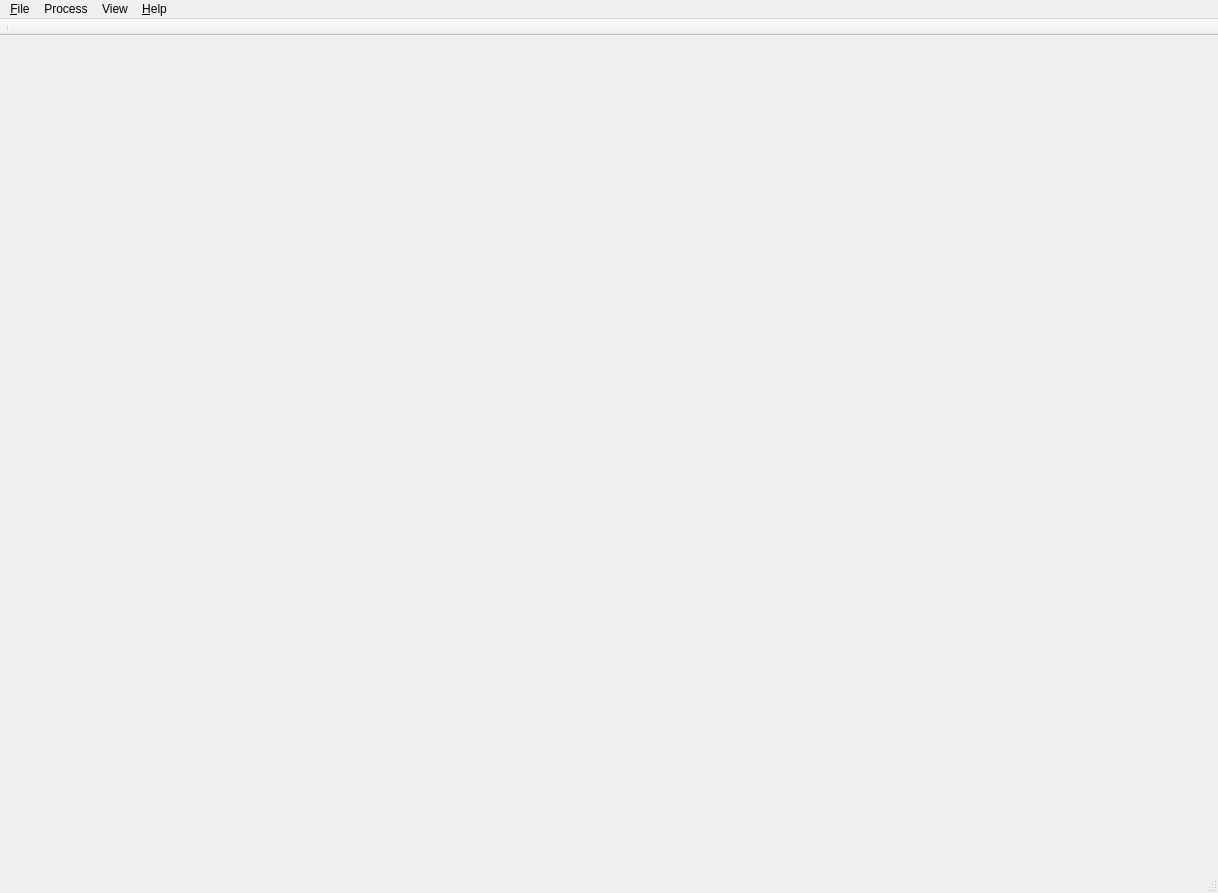
<?xml version="1.0" encoding="UTF-8"?>
<ui version="4.0">
 <class>wndMain</class>
 <widget class="QMainWindow" name="wndMain">
  <property name="geometry">
   <rect>
    <x>0</x>
    <y>0</y>
    <width>1218</width>
    <height>893</height>
   </rect>
  </property>
  <property name="windowTitle">
   <string>PAPI Calibra v.0.1</string>
  </property>
  <widget class="QWidget" name="centralwidget">
   <layout class="QVBoxLayout" name="verticalLayout_4"/>
  </widget>
  <widget class="QMenuBar" name="menubar">
   <property name="geometry">
    <rect>
     <x>0</x>
     <y>0</y>
     <width>1218</width>
     <height>28</height>
    </rect>
   </property>
   <widget class="QMenu" name="menuFile">
    <property name="title">
     <string>&amp;File</string>
    </property>
    <addaction name="separator"/>
    <addaction name="actionNew"/>
    <addaction name="actionOpen"/>
    <addaction name="actionSave"/>
    <addaction name="actionSave_as"/>
    <addaction name="separator"/>
    <addaction name="actionExit"/>
   </widget>
   <widget class="QMenu" name="menuProcess">
    <property name="title">
     <string>Process</string>
    </property>
    <addaction name="actionRun"/>
    <addaction name="actionStop"/>
   </widget>
   <widget class="QMenu" name="menu_Help">
    <property name="title">
     <string>&amp;Help</string>
    </property>
    <addaction name="actionAbout"/>
    <addaction name="actionAbout_Qt_2"/>
   </widget>
   <widget class="QMenu" name="menuView">
    <property name="title">
     <string>View</string>
    </property>
    <addaction name="actionToolbar"/>
    <addaction name="separator"/>
    <addaction name="actionChart"/>
    <addaction name="actionConfiguration"/>
    <addaction name="separator"/>
   </widget>
   <addaction name="menuFile"/>
   <addaction name="menuProcess"/>
   <addaction name="menuView"/>
   <addaction name="menu_Help"/>
  </widget>
  <widget class="QToolBar" name="mainToolBar">
   <property name="windowTitle">
    <string>Toolbar</string>
   </property>
   <property name="movable">
    <bool>false</bool>
   </property>
   <property name="allowedAreas">
    <set>Qt::TopToolBarArea</set>
   </property>
   <property name="floatable">
    <bool>false</bool>
   </property>
   <attribute name="toolBarArea">
    <enum>TopToolBarArea</enum>
   </attribute>
   <attribute name="toolBarBreak">
    <bool>false</bool>
   </attribute>
   <addaction name="separator"/>
  </widget>
  <widget class="QStatusBar" name="statusbar"/>
  <action name="actionAbout_Qt">
   <property name="text">
    <string>About Qt</string>
   </property>
  </action>
  <action name="actionAbout">
   <property name="text">
    <string>About</string>
   </property>
  </action>
  <action name="act_select_TTY_port">
   <property name="text">
    <string>Select TTY Port</string>
   </property>
  </action>
  <action name="actionStart_Monitor">
   <property name="text">
    <string>Start Monitor</string>
   </property>
  </action>
  <action name="actionStop_Monitor">
   <property name="text">
    <string>Stop Monitor</string>
   </property>
  </action>
  <action name="actionNew">
   <property name="text">
    <string>new</string>
   </property>
  </action>
  <action name="actionOpen">
   <property name="text">
    <string>open</string>
   </property>
  </action>
  <action name="actionSave">
   <property name="text">
    <string>save</string>
   </property>
  </action>
  <action name="actionSave_as">
   <property name="text">
    <string>save as</string>
   </property>
  </action>
  <action name="actionExit">
   <property name="text">
    <string>exit</string>
   </property>
  </action>
  <action name="actionRun">
   <property name="text">
    <string>run</string>
   </property>
  </action>
  <action name="actionStop">
   <property name="text">
    <string>stop</string>
   </property>
  </action>
  <action name="actionToolbar">
   <property name="text">
    <string>toolbar</string>
   </property>
  </action>
  <action name="actionConfiguration">
   <property name="text">
    <string>configuration</string>
   </property>
  </action>
  <action name="actionChart">
   <property name="text">
    <string>chart</string>
   </property>
  </action>
  <action name="actionAbout_Qt_2">
   <property name="text">
    <string>About Qt</string>
   </property>
  </action>
 </widget>
 <resources/>
 <connections/>
</ui>
